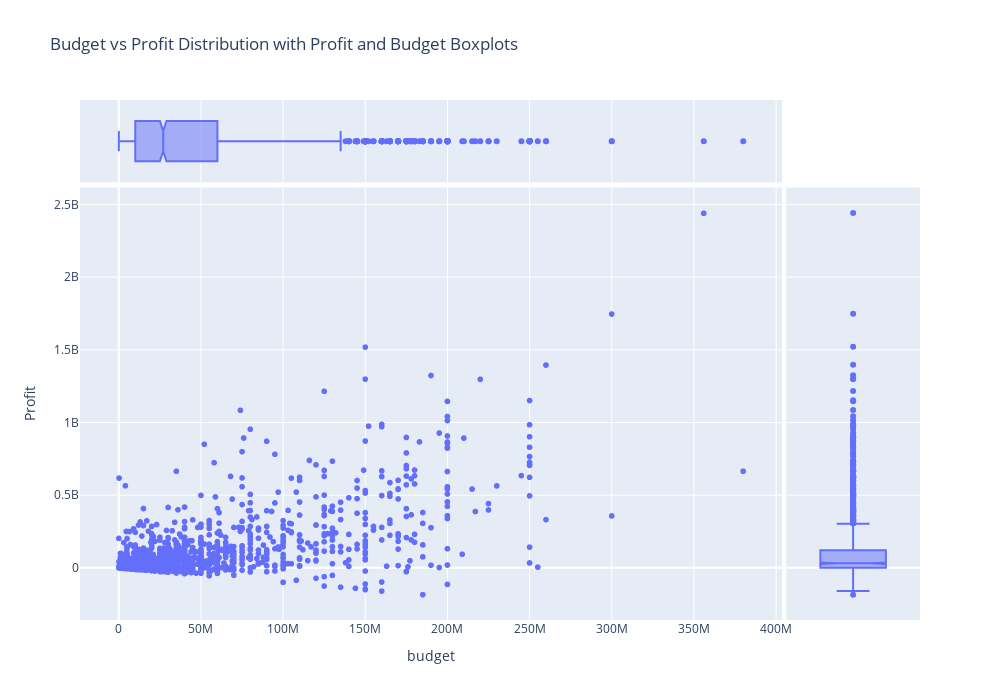

Notebook code for this chart:
### Markdown cell above
<img src="money_header.jpg" alt="MONEY!" style="width:500px;height:300px;">

Looking at the plot below it can be surmised that the the distribution of the data has a strongly positive skew. Taking this information and comparing it to a scatter plot will allow for further derivation of further insights to confirm ideas that can be drawn from the data. 

The scatter plot reveals a large cluster of data and betrays the few outliers that trail at the tail of the data. Working with his information an inference can be made about where our optimal budget may be derived from. This ends can be achieved with the use of a regression line, mean estimation, and confidence intervals to look where the data is most useful for estimation of the optimal budget.

### Code cell
fig = make_subplots(rows=2, cols=1)

fig = px.scatter(x='budget', y='Profit', data_frame=top_100,
                 title="Budget vs Profit Distribution with Profit and Budget Boxplots", 
                 hover_data=['title'], marginal_x='box', marginal_y='box',
                 width=1000, height=700)
fig.show()

# fig = px.box(top_100, y='budget', points='all', title='Budget Boxplot')
# fig.show()

# fig = px.box(top_100, y='Profit', points='all', title='Profit Boxplot')
# fig.show()

plt.figure(figsize=(10, 6))

plt.ticklabel_format(axis='both', style='plain')
plt.title('Budget vs. Profit \n Regression Plot with Confidence Intervals', fontsize=13)
ax = sns.regplot(x='budget', y='Profit', data=top_100, fit_reg=True, x_bins=10, x_ci='ci')

fmt = '${x:,.0f}'
tick = mtick.StrMethodFormatter(fmt)
ax.xaxis.set_major_formatter(tick)
ax.yaxis.set_major_formatter(tick)
plt.xticks(rotation=90)

plt.style.use('seaborn')
plt.show()
ax.figure.savefig('regplot.png')

### Figure 1 — Plotly figure (JSON) as saved in the notebook; plotly's stock layout.template omitted (floating-point values rounded to 4 significant figures; data arrays with more than 128 entries replaced by an {"elided": "..."} marker saying what was removed)
{"data": [{"customdata": {"elided": "1541x1 str values"}, "hovertemplate": "budget=%{x}<br>Profit=%{y}<br>title=%{customdata[0]}<extra></extra>", "legendgroup": "", "marker": {"color": "#636efa", "symbol": "circle"}, "mode": "markers", "name": "", "showlegend": false, "type": "scattergl", "x": {"elided": "1541 int values"}, "xaxis": "x", "y": {"elided": "1541 int values"}, "yaxis": "y"}, {"alignmentgroup": "True", "customdata": {"elided": "1541x1 str values"}, "hovertemplate": "budget=%{x}<br>title=%{customdata[0]}<extra></extra>", "legendgroup": "", "marker": {"color": "#636efa", "symbol": "circle"}, "name": "", "notched": true, "offsetgroup": "", "showlegend": false, "type": "box", "x": {"elided": "1541 int values"}, "xaxis": "x3", "yaxis": "y3"}, {"alignmentgroup": "True", "customdata": {"elided": "1541x1 str values"}, "hovertemplate": "Profit=%{y}<br>title=%{customdata[0]}<extra></extra>", "legendgroup": "", "marker": {"color": "#636efa", "symbol": "circle"}, "name": "", "notched": true, "offsetgroup": "", "showlegend": false, "type": "box", "xaxis": "x2", "y": {"elided": "1541 int values"}, "yaxis": "y2"}], "layout": {"height": 700, "legend": {"tracegroupgap": 0}, "title": {"text": "Budget vs Profit Distribution with Profit and Budget Boxplots"}, "width": 1000, "xaxis": {"anchor": "y", "domain": [0, 0.8358], "title": {"text": "budget"}}, "xaxis2": {"anchor": "y2", "domain": [0.8408, 1], "matches": "x2", "showgrid": false, "showline": false, "showticklabels": false, "ticks": ""}, "xaxis3": {"anchor": "y3", "domain": [0, 0.8358], "matches": "x", "showgrid": true, "showticklabels": false}, "xaxis4": {"anchor": "y4", "domain": [0.8408, 1], "matches": "x2", "showgrid": false, "showline": false, "showticklabels": false, "ticks": ""}, "yaxis": {"anchor": "x", "domain": [0, 0.8316], "title": {"text": "Profit"}}, "yaxis2": {"anchor": "x2", "domain": [0, 0.8316], "matches": "y", "showgrid": true, "showticklabels": false}, "yaxis3": {"anchor": "x3", "domain": [0.8416, 1], "matches": "y3", "showgrid": false, "showline": false, "showticklabels": false, "ticks": ""}, "yaxis4": {"anchor": "x4", "domain": [0.8416, 1], "matches": "y3", "showgrid": true, "showline": false, "showticklabels": false, "ticks": ""}}}
